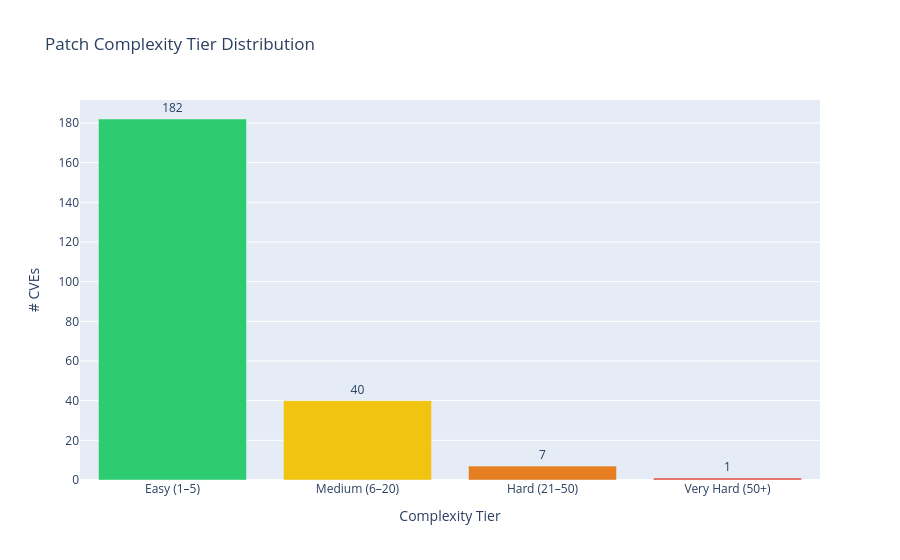

The notebook cell saved with this chart:
### Code cell
# ── Complexity tier distribution ───────────────────────────────────────────────
tier_counts = df["complexity"].value_counts().reindex(COMPLEXITY_ORDER).reset_index()
tier_counts.columns = ["complexity", "count"]

fig = px.bar(
    tier_counts, x="complexity", y="count",
    title="Patch Complexity Tier Distribution",
    color="complexity",
    color_discrete_map={
        "Easy (1–5)"    : "#2ecc71",
        "Medium (6–20)" : "#f1c40f",
        "Hard (21–50)"  : "#e67e22",
        "Very Hard (50+)": "#e74c3c",
    },
    text="count",
)
fig.update_traces(textposition="outside")
fig.update_layout(
    showlegend=False,
    xaxis_title="Complexity Tier",
    yaxis_title="# CVEs",
)
fig.show()

### Figure 1 — Plotly figure (JSON) as saved in the notebook; plotly's stock layout.template omitted (floating-point values rounded to 4 significant figures)
{"data": [{"hovertemplate": "complexity=%{x}<br>count=%{text}<extra></extra>", "legendgroup": "Easy (1–5)", "marker": {"color": "#2ecc71", "pattern": {"shape": ""}}, "name": "Easy (1–5)", "orientation": "v", "showlegend": true, "text": [182.0], "textposition": "outside", "type": "bar", "x": ["Easy (1–5)"], "xaxis": "x", "y": [182], "yaxis": "y"}, {"hovertemplate": "complexity=%{x}<br>count=%{text}<extra></extra>", "legendgroup": "Medium (6–20)", "marker": {"color": "#f1c40f", "pattern": {"shape": ""}}, "name": "Medium (6–20)", "orientation": "v", "showlegend": true, "text": [40.0], "textposition": "outside", "type": "bar", "x": ["Medium (6–20)"], "xaxis": "x", "y": [40], "yaxis": "y"}, {"hovertemplate": "complexity=%{x}<br>count=%{text}<extra></extra>", "legendgroup": "Hard (21–50)", "marker": {"color": "#e67e22", "pattern": {"shape": ""}}, "name": "Hard (21–50)", "orientation": "v", "showlegend": true, "text": [7.0], "textposition": "outside", "type": "bar", "x": ["Hard (21–50)"], "xaxis": "x", "y": [7], "yaxis": "y"}, {"hovertemplate": "complexity=%{x}<br>count=%{text}<extra></extra>", "legendgroup": "Very Hard (50+)", "marker": {"color": "#e74c3c", "pattern": {"shape": ""}}, "name": "Very Hard (50+)", "orientation": "v", "showlegend": true, "text": [1.0], "textposition": "outside", "type": "bar", "x": ["Very Hard (50+)"], "xaxis": "x", "y": [1], "yaxis": "y"}], "layout": {"barmode": "relative", "legend": {"title": {"text": "complexity"}, "tracegroupgap": 0}, "showlegend": false, "title": {"text": "Patch Complexity Tier Distribution"}, "xaxis": {"anchor": "y", "categoryarray": ["Easy (1–5)", "Medium (6–20)", "Hard (21–50)", "Very Hard (50+)"], "categoryorder": "array", "domain": [0, 1], "title": {"text": "Complexity Tier"}}, "yaxis": {"anchor": "x", "domain": [0, 1], "title": {"text": "# CVEs"}}}}
